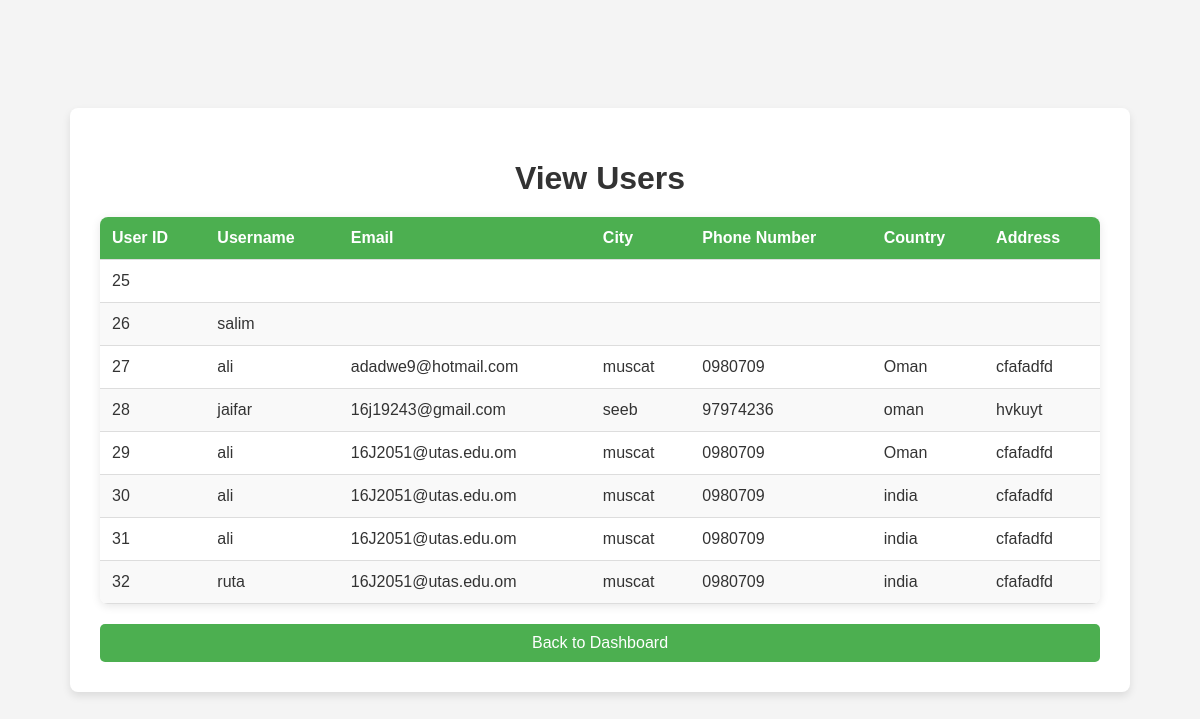
Screenshot of /adminviewuser.php with the database file from the repository.
### tables this page shows
CREATE TABLE IF NOT EXISTS `customertbl` (
  `cid` int NOT NULL AUTO_INCREMENT,
  `name` varchar(200) NOT NULL,
  `email` varchar(200) NOT NULL,
  `phone` varchar(8) NOT NULL,
  `city` varchar(200) NOT NULL,
  `country` varchar(200) NOT NULL,
  `address` varchar(500) NOT NULL,
  `username` varchar(100) NOT NULL,
  PRIMARY KEY (`cid`)
);

### adminviewuser.php (the view, shortened to what this page needs)
<?php
include 'condb.php';
$stmt = $conn->query("SELECT * FROM customertbl");
$users = $stmt->fetchAll(PDO::FETCH_ASSOC);
?>
<!DOCTYPE html>
<html lang="en">
<head>
</head>
<body>
<div class="container">
    <h1>View Users</h1>
    <table>
        <thead>
            <tr>
                <th>User ID</th>
                <th>Username</th>
                <th>Email</th>
                <th>City</th>
                <th>Phone Number</th>
                <th>Country</th>
                <th>Address</th>
            </tr>
        </thead>
        <tbody>
            <?php foreach ($users as $user): ?>
            <tr>
                <td><?php echo $user['cid']; ?></td>
                <td><?php echo $user['name']; ?></td>
                <td><?php echo $user['email']; ?></td>
                <td><?php echo $user['city']; ?></td>
                <td><?php echo $user['phone']; ?></td>
                <td><?php echo $user['country']; ?></td>
                <td><?php echo $user['address']; ?></td>
            </tr>
            <?php endforeach; ?>
        </tbody>
    </table>
    <a href="adminprofile.php" class="back-btn">Back to Dashboard</a>
</div>
</body>
</html>

### adminviewuser.php (style rules this page uses)
body { font-family: 'Arial', sans-serif; background-color: #f4f4f4; margin: 0; padding: 0; display: flex; justify-content: center; align-items: center; height: 100vh; }
.container { background-color: #fff; padding: 30px; border-radius: 8px; box-shadow: 0 4px 8px rgba(0, 0, 0, 0.1); width: 100%; max-width: 1000px; }
h1 { text-align: center; color: #333; margin-bottom: 20px; }
table { width: 100%; border-collapse: collapse; margin-top: 20px; border-radius: 8px; overflow: hidden; }
th, td { padding: 12px; text-align: left; border-bottom: 1px solid #ddd; }
th { background-color: #4CAF50; color: white; }
td { color: #333; }
tr:nth-child(even) { background-color: #f9f9f9; }
table { box-shadow: 0 2px 10px rgba(0, 0, 0, 0.1); }
.back-btn { display: block; background-color: #4CAF50; color: white; text-align: center; padding: 10px 20px; margin-top: 20px; border-radius: 5px; text-decoration: none; font-size: 16px; transition: background-color 0.3s ease; }

### rows the page displays
customertbl: cid "25"
customertbl: cid "26", name "salim"
customertbl: cid "27", name "ali", email "adadwe9@hotmail.com", city "muscat", phone "0980709", country "Oman", address "cfafadfd"
customertbl: cid "28", name "jaifar", email "16j19243@gmail.com", city "seeb", phone "97974236", country "oman", address "hvkuyt"
customertbl: cid "29", name "ali", email "16J2051@utas.edu.om", city "muscat", phone "0980709", country "Oman", address "cfafadfd"
customertbl: cid "30", name "ali", email "16J2051@utas.edu.om", city "muscat", phone "0980709", country "india", address "cfafadfd"
customertbl: cid "31", name "ali", email "16J2051@utas.edu.om", city "muscat", phone "0980709", country "india", address "cfafadfd"
customertbl: cid "32", name "ruta", email "16J2051@utas.edu.om", city "muscat", phone "0980709", country "india", address "cfafadfd"
